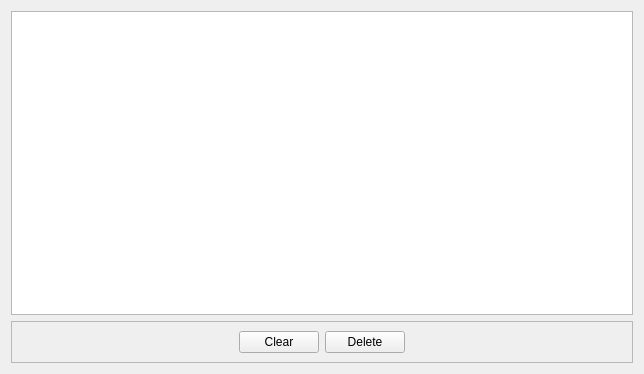
<?xml version="1.0" encoding="UTF-8"?>
<ui version="4.0">
 <class>Form</class>
 <widget class="QWidget" name="Form">
  <property name="geometry">
   <rect>
    <x>0</x>
    <y>0</y>
    <width>644</width>
    <height>374</height>
   </rect>
  </property>
  <property name="windowTitle">
   <string>Form</string>
  </property>
  <layout class="QGridLayout" name="gridLayout_2">
   <item row="0" column="0">
    <widget class="QTableView" name="view"/>
   </item>
   <item row="1" column="0">
    <widget class="QFrame" name="frame">
     <property name="frameShape">
      <enum>QFrame::StyledPanel</enum>
     </property>
     <property name="frameShadow">
      <enum>QFrame::Raised</enum>
     </property>
     <layout class="QGridLayout" name="gridLayout">
      <item row="0" column="3">
       <spacer name="horizontalSpacer_2">
        <property name="orientation">
         <enum>Qt::Horizontal</enum>
        </property>
        <property name="sizeHint" stdset="0">
         <size>
          <width>212</width>
          <height>20</height>
         </size>
        </property>
       </spacer>
      </item>
      <item row="0" column="0">
       <spacer name="horizontalSpacer">
        <property name="orientation">
         <enum>Qt::Horizontal</enum>
        </property>
        <property name="sizeHint" stdset="0">
         <size>
          <width>212</width>
          <height>20</height>
         </size>
        </property>
       </spacer>
      </item>
      <item row="0" column="2">
       <widget class="QPushButton" name="delete_btn">
        <property name="text">
         <string>Delete</string>
        </property>
       </widget>
      </item>
      <item row="0" column="1">
       <widget class="QPushButton" name="clear">
        <property name="text">
         <string>Clear</string>
        </property>
       </widget>
      </item>
     </layout>
    </widget>
   </item>
  </layout>
 </widget>
 <resources/>
 <connections/>
</ui>
